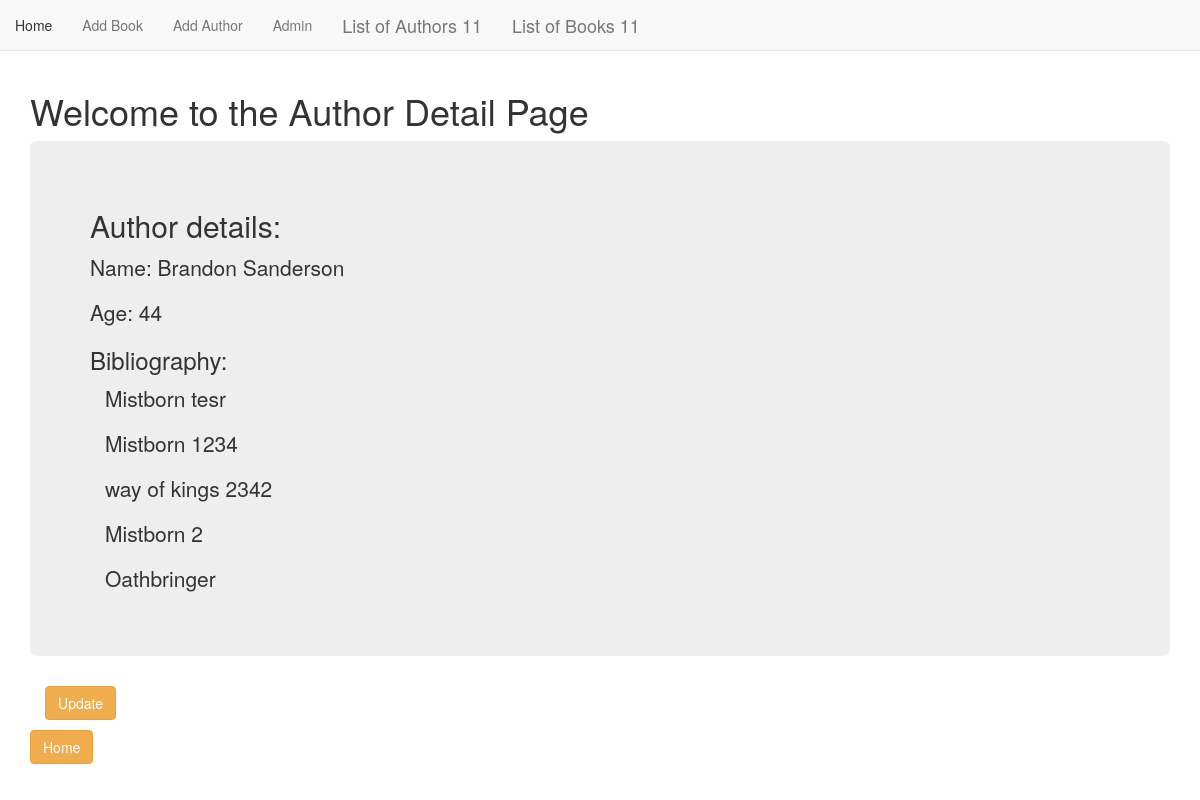
Page /authors/80/ on the committed database.
### book_app/models.py (models this page shows, shortened)
class Author(models.Model):
    name = models.CharField(max_length=50)
    age = models.IntegerField(null=True)

class Book(models.Model):
    title = models.CharField(max_length=255)
    year_published = models.IntegerField(null=True)
    author = models.ForeignKey(
        Author, related_name='book', on_delete=models.CASCADE)
    rating = models.FloatField(null=True)
    cover = models.TextField(blank=True)

### book_app/views.py (the view)
# urls.py: path('authors/<int:pk>/', views.AuthorDetailView.as_view(), name='author_detail'),
class AuthorDetailView(DetailView):
    context_object_name = 'author_detail'
    model = models.Author
    template_name = 'authors/author_detail.html'

### book_app/templates/authors/author_detail.html
{% extends 'book_app/book_app_base.html' %}
{% block body_block%}
<h1>Welcome to the Author Detail Page</h1>
<div class="jumbotron">
    <h2>Author details: </h2>
    <p>Name: {{author_detail.name}}</p>
    <p>Age: {{author_detail.age}} </p>
    <h3>Bibliography: </h3>
        <div class="container">
            {% for book in author_detail.book.all %}
            <p>{{book.title}} </p>
            {% endfor %}
        </div>
</div>
<div class="container">
    <p><a class="btn btn-warning" href="{% url 'simon:update' pk=author_detail.pk %}">Update</a></p>
</div>
<div>
    <p><a class="btn btn-warning" href="{% url 'simon:home' %}">Home</a></p>
</div>
{% endblock %}

### rows in the picture
Author: name "Brandon Sanderson", age "44"
Book: title "Mistborn tesr"
Book: title "Mistborn 1234"
Book: title "way of kings 2342"
Book: title "Mistborn 2"
Book: title "Oathbringer"
